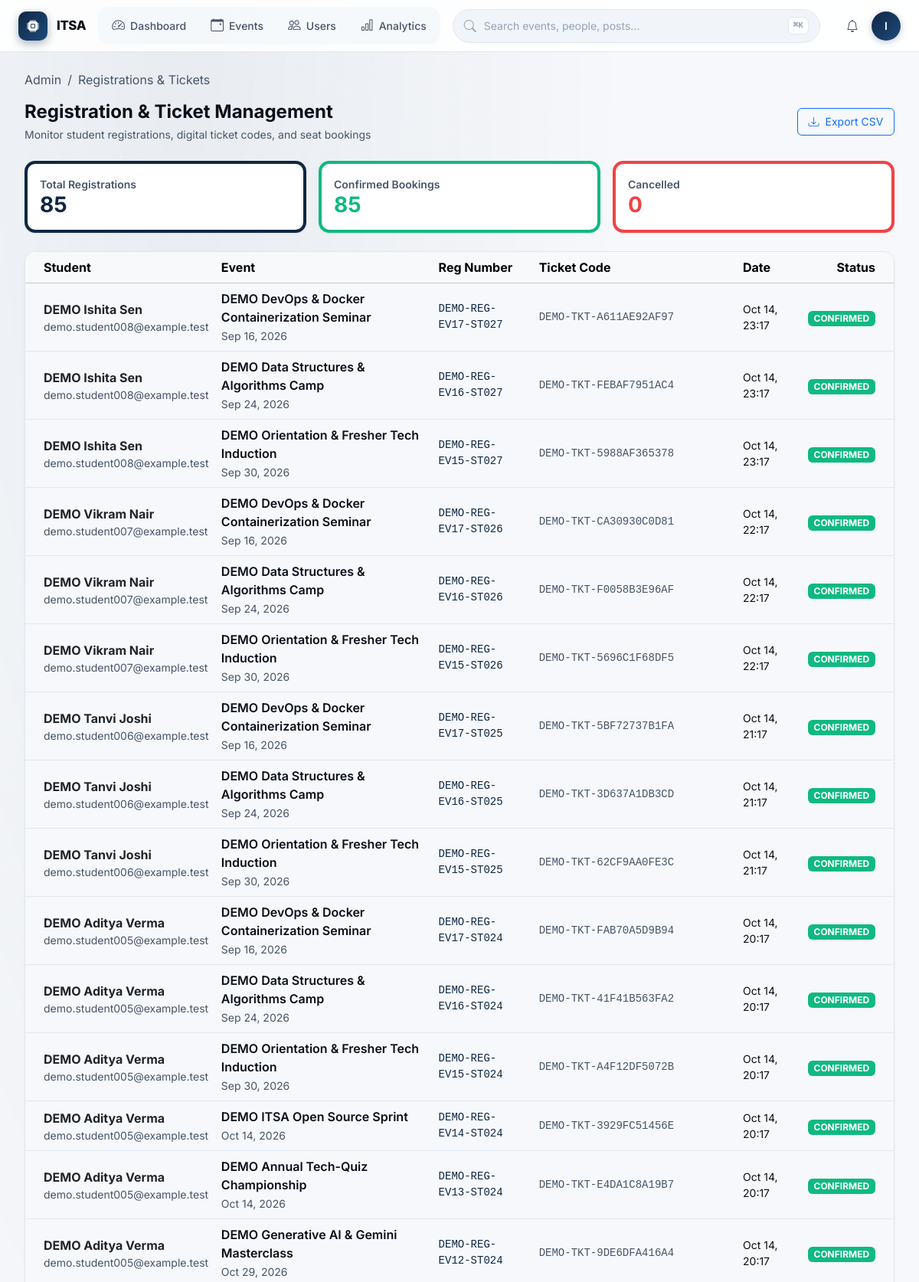
Page /admin/registrations (signed in, upper part) on the committed database.
### app/models/user.py (models this page shows, shortened)
class User(UserMixin, db.Model):
    __tablename__ = 'users'
    id = db.Column(db.Integer, primary_key=True, autoincrement=True)
    email = db.Column(db.String(255), unique=True, nullable=False, index=True)
    password_hash = db.Column(db.String(255), nullable=False)
    full_name = db.Column(db.String(100), nullable=False)
    role = db.Column(db.Enum('STUDENT', 'COORDINATOR', 'ADMIN', name='user_roles'), default='STUDENT', nullable=False, index=True)
    is_active = db.Column(db.Boolean, default=True, nullable=False, index=True)
    is_suspended = db.Column(db.Boolean, default=False, nullable=False)
    profile_image = db.Column(db.String(255), nullable=True)
    created_at = db.Column(db.DateTime, default=datetime.utcnow, nullable=False)
    updated_at = db.Column(db.DateTime, default=datetime.utcnow, onupdate=datetime.utcnow, nullable=False)
    student_profile = db.relationship('StudentProfile', backref='user', uselist=False, cascade='all, delete-orphan')
    coordinator_profile = db.relationship('CoordinatorProfile', backref='user', uselist=False, cascade='all, delete-orphan')
    registrations = db.relationship('EventRegistration', backref='user', lazy='dynamic', cascade='all, delete-orphan')
    attendance_records = db.relationship('Attendance', foreign_keys='Attendance.user_id', backref='student', lazy='dynamic')
    scanned_attendances = db.relationship('Attendance', foreign_keys='Attendance.scanned_by', backref='coordinator', lazy='dynamic')
    certificates = db.relationship('Certificate', backref='user', lazy='dynamic', cascade='all, delete-orphan')
    feedback_submissions = db.relationship('Feedback', backref='user', lazy='dynamic', cascade='all, delete-orphan')
    posts = db.relationship('Post', backref='author', lazy='dynamic', cascade='all, delete-orphan')
    comments = db.relationship('Comment', backref='author', lazy='dynamic', cascade='all, delete-orphan')
    reactions = db.relationship('PostReaction', backref='user', lazy='dynamic', cascade='all, delete-orphan')
    saved_posts = db.relationship('SavedPost', backref='user', lazy='dynamic', cascade='all, delete-orphan')
    notifications = db.relationship('Notification', foreign_keys='Notification.user_id', backref='recipient', lazy='dynamic', cascade='all, delete-orphan')
    points_transactions = db.relationship('ItsaPoints', foreign_keys='ItsaPoints.user_id', backref='user', lazy='dynamic', cascade='all, delete-orphan')
    created_events = db.relationship('Event', backref='creator', lazy='dynamic')

### app/models/registration.py (models this page shows, shortened)
class EventRegistration(db.Model):
    __tablename__ = 'event_registrations'
    __table_args__ = (
        db.UniqueConstraint('event_id', 'user_id', name='uq_event_user_reg'),
    )
    id = db.Column(db.Integer, primary_key=True, autoincrement=True)
    event_id = db.Column(db.Integer, db.ForeignKey('events.id', ondelete='CASCADE'), nullable=False)
    user_id = db.Column(db.Integer, db.ForeignKey('users.id', ondelete='CASCADE'), nullable=False, index=True)
    registration_number = db.Column(db.String(100), unique=True, nullable=False) # ITSA-{EVENT}-{YEAR}-{SEQ}
    status = db.Column(
        db.Enum('CONFIRMED', 'CANCELLED', 'WAITLISTED', name='registration_statuses'),
        default='CONFIRMED',
        nullable=False,
        index=True
    )
    registered_at = db.Column(db.DateTime, default=datetime.utcnow, nullable=False)
    cancelled_at = db.Column(db.DateTime, nullable=True)
    cancellation_reason = db.Column(db.Text, nullable=True)
    ticket = db.relationship('EventTicket', backref='registration', uselist=False, cascade='all, delete-orphan')
    attendance = db.relationship('Attendance', backref='registration', uselist=False, cascade='all, delete-orphan')

### app/models/event.py (models this page shows, shortened)
class Event(db.Model):
    __tablename__ = 'events'
    id = db.Column(db.Integer, primary_key=True, autoincrement=True)
    title = db.Column(db.String(200), nullable=False)
    description = db.Column(db.Text, nullable=False)
    category_id = db.Column(db.Integer, db.ForeignKey('event_categories.id', ondelete='SET NULL'), nullable=True, index=True)
    venue_id = db.Column(db.Integer, db.ForeignKey('venues.id', ondelete='SET NULL'), nullable=True)
    poster_image = db.Column(db.String(255), nullable=True)
    start_datetime = db.Column(db.DateTime, nullable=False, index=True)
    end_datetime = db.Column(db.DateTime, nullable=False)
    registration_deadline = db.Column(db.DateTime, nullable=False)
    max_participants = db.Column(db.Integer, nullable=True) # Null = unlimited
    current_registrations = db.Column(db.Integer, default=0, nullable=False)
    status = db.Column(
        db.Enum('DRAFT', 'PUBLISHED', 'REGISTRATION_OPEN', 'REGISTRATION_CLOSED', 'ONGOING', 'COMPLETED', 'CANCELLED', name='event_statuses'),
        default='DRAFT',
        nullable=False,
        index=True
    )
    is_free = db.Column(db.Boolean, default=True, nullable=False)
    registration_fee = db.Column(db.Numeric(10, 2), default=0.00, nullable=False)
    tags = db.Column(db.String(500), nullable=True) # Comma-separated
    created_by = db.Column(db.Integer, db.ForeignKey('users.id', ondelete='RESTRICT'), nullable=False, index=True)
    created_at = db.Column(db.DateTime, default=datetime.utcnow, nullable=False)
    updated_at = db.Column(db.DateTime, default=datetime.utcnow, onupdate=datetime.utcnow, nullable=False)
    coordinators = db.relationship('EventCoordinator', backref='event', lazy='dynamic', cascade='all, delete-orphan')
    registrations = db.relationship('EventRegistration', backref='event', lazy='dynamic', cascade='all, delete-orphan')
    attendances = db.relationship('Attendance', backref='event', lazy='dynamic', cascade='all, delete-orphan')
    certificates = db.relationship('Certificate', backref='event', lazy='dynamic', cascade='all, delete-orphan')
    feedbacks = db.relationship('Feedback', backref='event', lazy='dynamic', cascade='all, delete-orphan')
    gallery_items = db.relationship('EventGallery', backref='event', lazy='dynamic', cascade='all, delete-orphan')
    volunteers = db.relationship('EventVolunteer', backref='event', lazy='dynamic', cascade='all, delete-orphan')
    posts = db.relationship('Post', backref='linked_event', lazy='dynamic')

### app/models/ticket.py (models this page shows, shortened)
class EventTicket(db.Model):
    __tablename__ = 'event_tickets'
    id = db.Column(db.Integer, primary_key=True, autoincrement=True)
    registration_id = db.Column(db.Integer, db.ForeignKey('event_registrations.id', ondelete='CASCADE'), unique=True, nullable=False)
    ticket_code = db.Column(db.String(100), unique=True, nullable=False, index=True) # ITSA-TKT-{uuid4}
    qr_image_path = db.Column(db.String(255), nullable=True)
    issued_at = db.Column(db.DateTime, default=datetime.utcnow, nullable=False)
    is_valid = db.Column(db.Boolean, default=True, nullable=False, index=True)
    attendance = db.relationship('Attendance', backref='ticket', uselist=False)

### app/routes/pages.py (the view)
@pages_bp.route('/admin/registrations')
@admin_required
def admin_registrations():
    from app.models.registration import EventRegistration
    event_id = request.args.get('event_id')
    status = request.args.get('status')
    dept = request.args.get('department')
    query = EventRegistration.query
    if event_id:
        query = query.filter_by(event_id=int(event_id))
    if status:
        query = query.filter_by(status=status)
    if dept:
        query = query.join(User).join(StudentProfile).filter(StudentProfile.department == dept)
    registrations = query.order_by(EventRegistration.registered_at.desc()).all()
    events = Event.query.all()
    departments = ['Computer Science', 'Information Technology', 'Data Science', 'Artificial Intelligence', 'Cybersecurity', 'Electronics']
    confirmed_count = sum(1 for r in registrations if r.status == 'CONFIRMED')
    cancelled_count = sum(1 for r in registrations if r.status == 'CANCELLED')
    return render_template(
        'admin/registrations.html',
        registrations=registrations,
        events=events,
        departments=departments,
        confirmed_count=confirmed_count,
        cancelled_count=cancelled_count,
        total_count=len(registrations),
        active_page='registrations'
    )

### app/templates/admin/registrations.html (shortened to what this page needs)
{% extends "admin/base_admin.html" %}
{% block breadcrumbs %}
<li class="breadcrumb-item active">Registrations & Tickets</li>
{% endblock %}
{% block admin_content %}
<div class="d-flex justify-content-between align-items-center mb-4 flex-wrap gap-2">
    <div>
        <h4 class="fw-bold mb-1">Registration & Ticket Management</h4>
        <p class="text-muted small mb-0">Monitor student registrations, digital ticket codes, and seat bookings</p>
    </div>
    <a href="{{ url_for('api_admin.export_report_csv', report_type='registrations') }}" class="btn btn-outline-primary btn-sm">
        <i class="bi bi-download me-1"></i> Export CSV
    </a>
</div>
<div class="row g-3 mb-4">
    <div class="col-md-4">
        <div class="card card-itsa p-3 border-start border-4 border-primary">
            <div class="text-muted small fw-semibold">Total Registrations</div>
            <h3 class="fw-bold mb-0 text-primary">{{ total_count }}</h3>
        </div>
    </div>
    <div class="col-md-4">
        <div class="card card-itsa p-3 border-start border-4 border-success">
            <div class="text-muted small fw-semibold">Confirmed Bookings</div>
            <h3 class="fw-bold mb-0 text-success">{{ confirmed_count }}</h3>
        </div>
    </div>
    <div class="col-md-4">
        <div class="card card-itsa p-3 border-start border-4 border-danger">
            <div class="text-muted small fw-semibold">Cancelled</div>
            <h3 class="fw-bold mb-0 text-danger">{{ cancelled_count }}</h3>
        </div>
    </div>
</div>
<div class="card card-itsa overflow-hidden shadow-sm">
    <div class="table-responsive">
        <table class="table table-hover align-middle mb-0">
            <thead class="table-light">
                <tr>
                    <th class="ps-4">Student</th>
                    <th>Event</th>
                    <th>Reg Number</th>
                    <th>Ticket Code</th>
                    <th>Date</th>
                    <th class="text-end pe-4">Status</th>
                </tr>
            </thead>
            <tbody>
                {% if registrations %}
                    {% for r in registrations %}
                    <tr>
                        <td class="ps-4">
                            <div class="fw-bold text-dark">{{ r.user.full_name }}</div>
                            <div class="small text-muted">{{ r.user.email }}</div>
                        </td>
                        <td>
                            <div class="fw-semibold">{{ r.event.title }}</div>
                            <small class="text-muted">{{ r.event.start_datetime.strftime('%b %d, %Y') }}</small>
                        </td>
                        <td class="font-monospace small text-primary">{{ r.registration_number }}</td>
                        <td class="font-monospace small text-muted">{{ r.ticket.ticket_code if r.ticket else '-' }}</td>
                        <td class="small">{{ r.registered_at.strftime('%b %d, %H:%M') }}</td>
                        <td class="text-end pe-4">
                            <span class="badge {% if r.status == 'CONFIRMED' %}bg-success{% else %}bg-secondary{% endif %}">
                                {{ r.status }}
                            </span>
                        </td>
                    </tr>
                    {% endfor %}
                {% else %}
                    <tr><td colspan="6" class="text-center py-4 text-muted">No registrations found.</td></tr>
                {% endif %}
            </tbody>
        </table>
    </div>
</div>
{% endblock %}

### app/templates/partials/command-bar.html (shortened to what this page needs)
<header id="app-command-bar" role="banner">
  <a href="{% if current_user.role == 'ADMIN' %}{{ url_for('pages.admin_dashboard') }}{% elif current_user.role == 'COORDINATOR' %}{{ url_for('pages.coordinator_dashboard') }}{% else %}{{ url_for('pages.student_dashboard') }}{% endif %}" class="cmd-brand">
    <span class="cmd-brand-logo"><i class="bi bi-cpu-fill"></i></span>
    <span class="cmd-brand-text">ITSA</span>
  </a>
  <nav class="cmd-nav" aria-label="Primary">
    {% if current_user.role == 'ADMIN' %}
      <a href="{{ url_for('pages.admin_dashboard') }}"
         class="cmd-nav-link {% if request.endpoint == 'pages.admin_dashboard' %}active{% endif %}">
        <i class="bi bi-speedometer2"></i> Dashboard
      </a>
      <a href="{{ url_for('pages.admin_events') }}"
         class="cmd-nav-link {% if request.endpoint == 'pages.admin_events' %}active{% endif %}">
        <i class="bi bi-calendar-event"></i> Events
      </a>
      <a href="{{ url_for('pages.admin_users') }}"
         class="cmd-nav-link {% if request.endpoint == 'pages.admin_users' %}active{% endif %}">
        <i class="bi bi-people"></i> Users
      </a>
      <a href="{{ url_for('pages.admin_analytics') }}"
         class="cmd-nav-link {% if request.endpoint == 'pages.admin_analytics' %}active{% endif %}">
        <i class="bi bi-bar-chart"></i> Analytics
      </a>
    {% endif %}
  </nav>
  <button class="cmd-search" type="button" aria-label="Open command palette" data-cmd-palette-open>
    <i class="bi bi-search cmd-search-icon"></i>
    <span class="cmd-search-placeholder">Search events, people, posts…</span>
    <kbd class="cmd-search-kbd">⌘K</kbd>
  </button>
  <div class="cmd-actions">
    <a href="{{ url_for('pages.notifications_page') }}"
       class="cmd-icon-btn always-show"
       aria-label="Notifications"
       data-itsa-notifications>
      <i class="bi bi-bell"></i>
    </a>
    <div class="cmd-user-menu" id="cmd-user-menu">
      <button class="cmd-avatar-btn" aria-label="Account menu" type="button" id="cmd-user-toggle">
        {{ current_user.full_name[0]|upper if current_user.full_name else 'U' }}
      </button>
    </div>
  </div>
</header>

### app/static/css/components.css (style rules this page uses)
.btn-sm { padding: 0.4rem 0.85rem; font-size: 0.875rem; border-radius: var(--radius-sm); }

### app/static/css/main.css (style rules this page uses)
:root { --itsa-primary: var(--brand-500); --itsa-primary-dark: var(--brand-600); --itsa-primary-soft: var(--brand-50); --itsa-gold: #fbbf24; --itsa-gold-dark: #f59e0b; --itsa-gold-gradient: linear-gradient(135deg, #fbbf24 0%, #d97706 100%); --itsa-success: var(--success-solid); --itsa-danger: var(--danger-solid); --itsa-dark: var(--text-primary); --itsa-muted: var(--text-muted); --itsa-light-bg: var(--surface-canvas); --itsa-card-bg: var(--surface-card); --itsa-border: var(--border-subtle); --itsa-glass: var(--surface-glass); --itsa-glass-strong: var(--surface-glass-strong); --itsa-overlay: var(--surface-overlay); --itsa-glow: var(--shadow-glow); --itsa-glow-sm: var(--shadow-glow-sm); }
body { font-family: var(--font-sans); background-color: var(--surface-canvas); color: var(--text-primary); min-height: 100vh; display: flex; flex-direction: column; -webkit-font-smoothing: antialiased; -moz-osx-font-smoothing: grayscale; }
.card-itsa { border: 1px solid var(--border-subtle); border-radius: var(--radius-lg); background-color: var(--surface-card); color: var(--text-primary); box-shadow: 0 1px 2px rgba(0, 0, 0, 0.03), 0 1px 3px rgba(0, 0, 0, 0.04); transition: transform var(--dur-base) var(--ease-spring), box-shadow var(--dur-base), border-color var(--dur-base); }

### rows in the picture
User: full_name "I"
EventRegistration: user.full_name "DEMO Ishita Sen", user.email "demo.student008@example.test", event "DEMO DevOps & Docker Containerization Seminar", event.start_datetime "Sep 16, 2026", registration_number "DEMO-REG-EV17-ST027", ticket "DEMO-TKT-A611AE92AF97", registered_at "Oct 14, 23:17", status "CONFIRMED"
EventRegistration: user.full_name "DEMO Ishita Sen", user.email "demo.student008@example.test", event "DEMO Data Structures & Algorithms Camp", event.start_datetime "Sep 24, 2026", registration_number "DEMO-REG-EV16-ST027", ticket "DEMO-TKT-FEBAF7951AC4", registered_at "Oct 14, 23:17", status "CONFIRMED"
EventRegistration: user.full_name "DEMO Ishita Sen", user.email "demo.student008@example.test", event "DEMO Orientation & Fresher Tech Induction", event.start_datetime "Sep 30, 2026", registration_number "DEMO-REG-EV15-ST027", ticket "DEMO-TKT-5988AF365378", registered_at "Oct 14, 23:17", status "CONFIRMED"
EventRegistration: user.full_name "DEMO Vikram Nair", user.email "demo.student007@example.test", event "DEMO DevOps & Docker Containerization Seminar", event.start_datetime "Sep 16, 2026", registration_number "DEMO-REG-EV17-ST026", ticket "DEMO-TKT-CA30930C0D81", registered_at "Oct 14, 22:17", status "CONFIRMED"
EventRegistration: user.full_name "DEMO Vikram Nair", user.email "demo.student007@example.test", event "DEMO Data Structures & Algorithms Camp", event.start_datetime "Sep 24, 2026", registration_number "DEMO-REG-EV16-ST026", ticket "DEMO-TKT-F0058B3E96AF", registered_at "Oct 14, 22:17", status "CONFIRMED"
EventRegistration: user.full_name "DEMO Vikram Nair", user.email "demo.student007@example.test", event "DEMO Orientation & Fresher Tech Induction", event.start_datetime "Sep 30, 2026", registration_number "DEMO-REG-EV15-ST026", ticket "DEMO-TKT-5696C1F68DF5", registered_at "Oct 14, 22:17", status "CONFIRMED"
EventRegistration: user.full_name "DEMO Tanvi Joshi", user.email "demo.student006@example.test", event "DEMO DevOps & Docker Containerization Seminar", event.start_datetime "Sep 16, 2026", registration_number "DEMO-REG-EV17-ST025", ticket "DEMO-TKT-5BF72737B1FA", registered_at "Oct 14, 21:17", status "CONFIRMED"
EventRegistration: user.full_name "DEMO Tanvi Joshi", user.email "demo.student006@example.test", event "DEMO Data Structures & Algorithms Camp", event.start_datetime "Sep 24, 2026", registration_number "DEMO-REG-EV16-ST025", ticket "DEMO-TKT-3D637A1DB3CD", registered_at "Oct 14, 21:17", status "CONFIRMED"
EventRegistration: user.full_name "DEMO Tanvi Joshi", user.email "demo.student006@example.test", event "DEMO Orientation & Fresher Tech Induction", event.start_datetime "Sep 30, 2026", registration_number "DEMO-REG-EV15-ST025", ticket "DEMO-TKT-62CF9AA0FE3C", registered_at "Oct 14, 21:17", status "CONFIRMED"
EventRegistration: user.full_name "DEMO Aditya Verma", user.email "demo.student005@example.test", event "DEMO DevOps & Docker Containerization Seminar", event.start_datetime "Sep 16, 2026", registration_number "DEMO-REG-EV17-ST024", ticket "DEMO-TKT-FAB70A5D9B94", registered_at "Oct 14, 20:17", status "CONFIRMED"
EventRegistration: user.full_name "DEMO Aditya Verma", user.email "demo.student005@example.test", event "DEMO Data Structures & Algorithms Camp", event.start_datetime "Sep 24, 2026", registration_number "DEMO-REG-EV16-ST024", ticket "DEMO-TKT-41F41B563FA2", registered_at "Oct 14, 20:17", status "CONFIRMED"
EventRegistration: user.full_name "DEMO Aditya Verma", user.email "demo.student005@example.test", event "DEMO Orientation & Fresher Tech Induction", event.start_datetime "Sep 30, 2026", registration_number "DEMO-REG-EV15-ST024", ticket "DEMO-TKT-A4F12DF5072B", registered_at "Oct 14, 20:17", status "CONFIRMED"
EventRegistration: user.full_name "DEMO Aditya Verma", user.email "demo.student005@example.test", event "DEMO ITSA Open Source Sprint", event.start_datetime "Oct 14, 2026", registration_number "DEMO-REG-EV14-ST024", ticket "DEMO-TKT-3929FC51456E", registered_at "Oct 14, 20:17", status "CONFIRMED"
EventRegistration: user.full_name "DEMO Aditya Verma", user.email "demo.student005@example.test", event "DEMO Annual Tech-Quiz Championship", event.start_datetime "Oct 14, 2026", registration_number "DEMO-REG-EV13-ST024", ticket "DEMO-TKT-E4DA1C8A19B7", registered_at "Oct 14, 20:17", status "CONFIRMED"
EventRegistration: user.full_name "DEMO Aditya Verma", user.email "demo.student005@example.test", event "DEMO Generative AI & Gemini Masterclass", event.start_datetime "Oct 29, 2026", registration_number "DEMO-REG-EV12-ST024", ticket "DEMO-TKT-9DE6DFA416A4", registered_at "Oct 14, 20:17", status "CONFIRMED"

### other values in the picture
{{ total_count }} "85"
{{ confirmed_count }} "85"
{{ cancelled_count }} "0"
